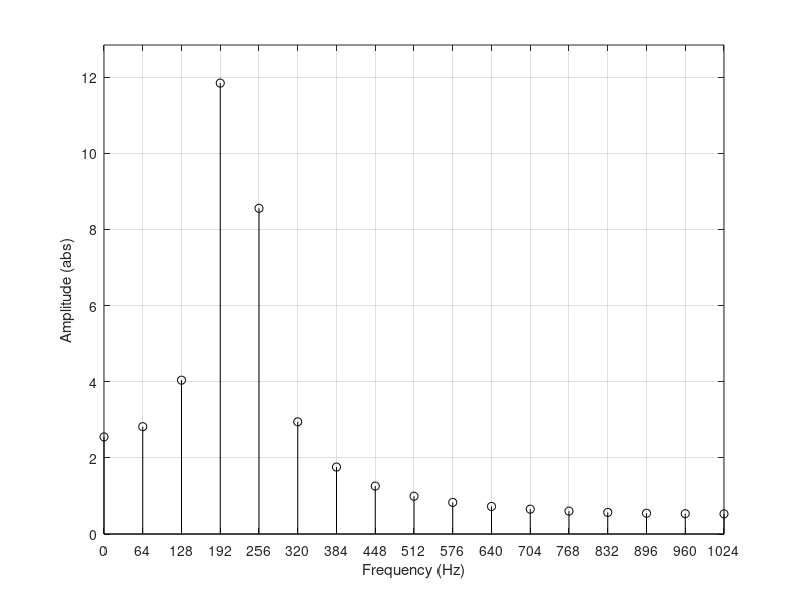

The MATLAB source for this figure:
a = 1;
f = 220;
Fs = 2048;
w = 2*pi*f;

N = 32;
n = [0:N-1];

x = a*sin(w*n/Fs);
mfft = fft(x);
k = Fs/N*n;
figure;
stem(k,abs(mfft),'k');
grid on;
axis([0 Fs/2 0 max(abs(mfft))+1]);
set(gca, 'Xtick', [0:Fs/N:Fs/2]);
ylabel('Amplitude (abs)');
xlabel('Frequency (Hz)');
print(gcf,'-depsc2','ex16.eps');

